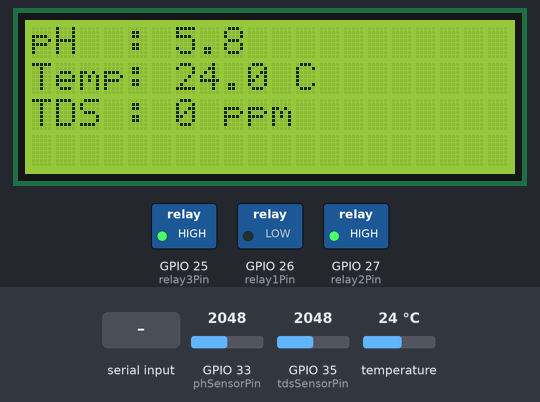
This sketch was run on a simulated ESP32. Shown: 20×4 character LCD, switched loads named in the sketch (green lamp = pin HIGH). The inputs (shaded band) are chosen by the test bench; at power-on: temperature 24 °C, GPIO 33 (phSensorPin) = 2048, GPIO 35 (tdsSensorPin) = 2048. WiFi joins after 1.5 s; servers stay silent unless stated; what the sketch prints to the serial monitor is not drawn.

Above: at 3.2 s.
3.3 s: "10\n" received over Serial
At 6.6 s:
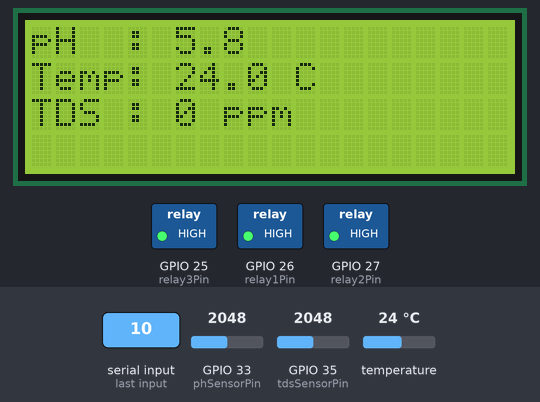
6.9 s: "31\n" received over Serial
At 8.4 s:
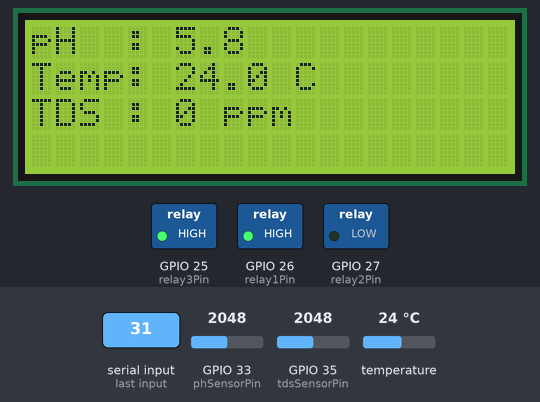
14.1 s: "11\n" received over Serial
At 15.0 s:
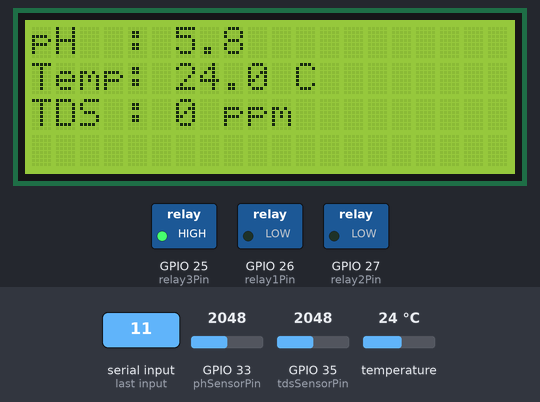
17.1 s: temperature set to 12 °C
At 19.3 s:
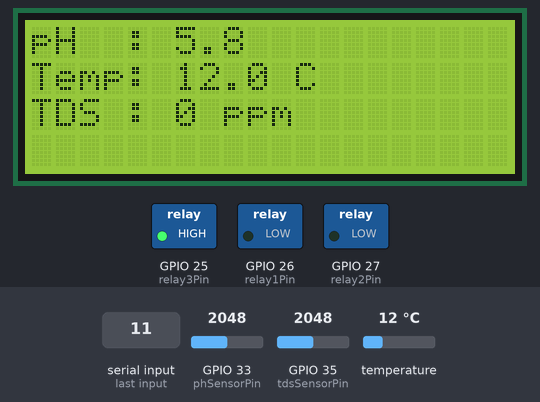
20.2 s: "21\n" received over Serial
At 22.8 s:
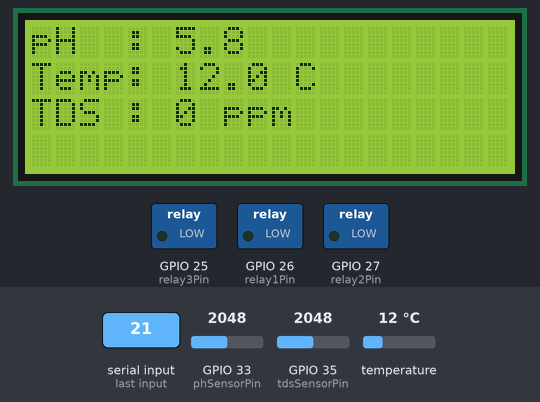
23.2 s: GPIO 33 (phSensorPin) set to 2866
At 37.5 s:
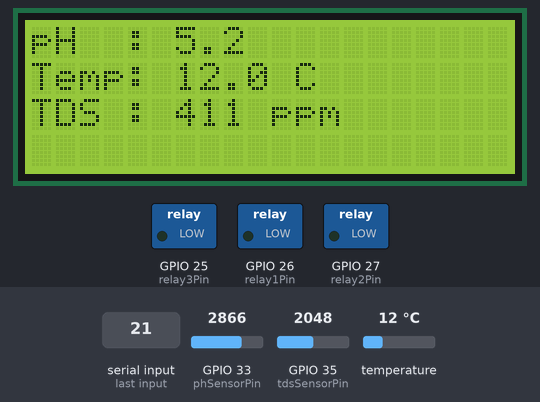
Timing chart, 0 to 38.7 s (numbered marks = the images above; inputs shaded):
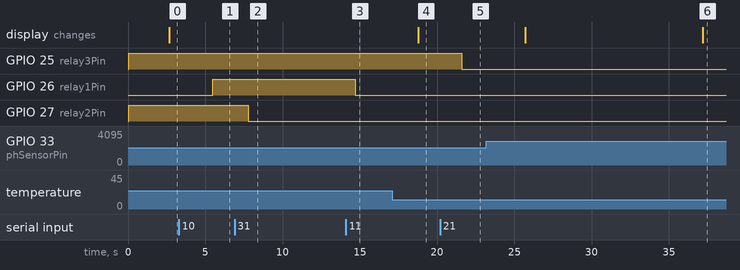

The sketch:

PresentationDay.ino
```cpp
#define BLYNK_TEMPLATE_ID "TMPL6-JUaRrfb"
#define BLYNK_TEMPLATE_NAME "UV pure"

#include <OneWire.h>
#include <DallasTemperature.h>
#include <WiFi.h>
#include <BlynkSimpleEsp32.h>
#include <Wire.h>
#include <LiquidCrystal_I2C.h>

char auth[] = "nll1tEz840rKwsUbJ0-SAe-jebSYhAPT";
char ssid[] = "Dorm2911 2G";
char pass[] = "29112911";

#define ONE_WIRE_BUS 2
OneWire oneWire(ONE_WIRE_BUS);
DallasTemperature sensors(&oneWire);

const int lcd_I2C_address = 0x27;
const int waterLevelPin = 32;
const int phSensorPin = 33;
const int tdsSensorPin = 35;

#define SDA_PIN 21
#define SCL_PIN 22

LiquidCrystal_I2C lcd(lcd_I2C_address, 20, 4);

float phCalibrationFactor = 7.5;
float temperatureCalibrationFactor = 0.0;

#define VREF 3.3
#define SCOUNT 30
int analogBuffer[SCOUNT];
int analogBufferTemp[SCOUNT];
int analogBufferIndex = 0, copyIndex = 0;
float tdsValue = 0;
float averageVoltage = 0;

const int relay1Pin = 26;
const int relay2Pin = 27;
const int relay3Pin = 25;

void setup(void) {
  Serial.begin(9600);
  Wire.begin(SDA_PIN, SCL_PIN);
  lcd.init();
  lcd.backlight();
  pinMode(waterLevelPin, INPUT);
  pinMode(phSensorPin, INPUT);
  pinMode(tdsSensorPin, INPUT);
  pinMode(relay1Pin, OUTPUT);
  pinMode(relay2Pin, OUTPUT);
  pinMode(relay3Pin, OUTPUT);
  digitalWrite(relay1Pin, LOW);
  digitalWrite(relay2Pin, HIGH);
  digitalWrite(relay3Pin, HIGH);
  sensors.begin();

  Blynk.begin(auth, ssid, pass);
}

void loop(void) {
  Blynk.run();

  int phRawValue = analogRead(phSensorPin);
  float phVoltage = phRawValue * VREF / 4095.0;
  float ph = phCalibrationFactor - phVoltage;

  sensors.requestTemperatures();
  float tempC = sensors.getTempCByIndex(0);

  Blynk.virtualWrite(V3, tempC);

  readTdsSensor(&tempC);
  displayLCD(ph, tempC, tdsValue);
  displaySerial(ph, tempC, tdsValue);
  sendToBlynk(ph, tempC, tdsValue);

  if (Serial.available() > 0) {
    String input = Serial.readStringUntil('\n');
    controlRelay(input);
  }

  delay(1000);
}

void readTdsSensor(float* currentTemp) {
  static unsigned long analogSampleTimepoint = millis();
  if (millis() - analogSampleTimepoint > 40U) {
    analogSampleTimepoint = millis();
    analogBuffer[analogBufferIndex] = analogRead(tdsSensorPin);
    analogBufferIndex++;
    if (analogBufferIndex == SCOUNT)
      analogBufferIndex = 0;
  }

  static unsigned long printTimepoint = millis();
  if (millis() - printTimepoint > 800U) {
    printTimepoint = millis();
    for (copyIndex = 0; copyIndex < SCOUNT; copyIndex++)
      analogBufferTemp[copyIndex] = analogBuffer[copyIndex];
    averageVoltage = getMedianNum(analogBufferTemp, SCOUNT) * (float)VREF / 4095.0;
    float compensationCoefficient = 1.0 + 0.02 * (*currentTemp - 25.0);
    float compensationVolatge = averageVoltage / compensationCoefficient;
    tdsValue = (133.42 * compensationVolatge * compensationVolatge * compensationVolatge - 255.86 * compensationVolatge * compensationVolatge + 857.39 * compensationVolatge) * 0.5;
  }
}

void displayLCD(float ph, float temperature, float tdsValue) {
  lcd.clear();

  lcd.setCursor(0, 0);
  lcd.print("pH  : ");
  lcd.print(ph, 1);

  lcd.setCursor(0, 1);
  lcd.print("Temp: ");
  lcd.print(temperature, 1);
  lcd.print(" C");

  lcd.setCursor(0, 2);
  lcd.print("TDS : ");
  lcd.print(tdsValue, 0);
  lcd.print(" ppm");

  delay(500);
}

void displaySerial(float ph, float temperature, float tdsValue) {
  Serial.print("pH: ");
  Serial.println(ph);
  Serial.print("Temp: ");
  Serial.println(temperature);
  Serial.print("TDS : ");
  Serial.println(tdsValue);
}

void sendToBlynk(float ph, float temperature, float tdsValue) {
  Blynk.virtualWrite(V2, ph);
  Blynk.virtualWrite(V3, temperature);
  Blynk.virtualWrite(V4, tdsValue);
  Blynk.virtualWrite(V5, !digitalRead(relay1Pin));
  Blynk.virtualWrite(V6, !digitalRead(relay2Pin));
  Blynk.virtualWrite(V8, !digitalRead(relay3Pin));
}

void controlRelay(String input) {
  input.trim();
  if (input == "10") {
    digitalWrite(relay1Pin, HIGH);
  } else if (input == "11") {
    digitalWrite(relay1Pin, LOW);
  } else if (input == "30") {
    digitalWrite(relay2Pin, HIGH);
  } else if (input == "31") {
    digitalWrite(relay2Pin, LOW);
  } else if (input == "20") {
    digitalWrite(relay3Pin, HIGH);
  } else if (input == "21") {
    digitalWrite(relay3Pin, LOW);
  } else {
    Serial.println("****************************************");
  }
}

int getMedianNum(int bArray[], int iFilterLen) {
  int bTab[iFilterLen];
  for (byte i = 0; i < iFilterLen; i++)
    bTab[i] = bArray[i];
  int i, j, bTemp;
  for (j = 0; j < iFilterLen - 1; j++) {
    for (i = 0; i < iFilterLen - j - 1; i++) {
      if (bTab[i] > bTab[i + 1]) {
        bTemp = bTab[i];
        bTab[i] = bTab[i + 1];
        bTab[i + 1] = bTemp;
      }
    }
  }
  if ((iFilterLen & 1) > 0) {
    bTemp = bTab[(iFilterLen - 1) / 2];
  } else {
    bTemp = (bTab[iFilterLen / 2] + bTab[iFilterLen / 2 - 1]) / 2;
  }
  return bTemp;
}
```

Measured:
- after the input at 3.3 s, GPIO 26 (relay1Pin): LOW → HIGH after 2.2 s
- after the input at 6.9 s, GPIO 27 (relay2Pin): HIGH → LOW after 0.89 s
- after the input at 14.1 s, GPIO 26 (relay1Pin): HIGH → LOW after 0.59 s
- after the input at 17.1 s, the display: changes after 1.7 s (image 4)
- after the input at 20.2 s, GPIO 25 (relay3Pin): HIGH → LOW after 1.4 s
- after the input at 23.2 s, the display: first changes after 2.5 s (image 6 shows a later state)
